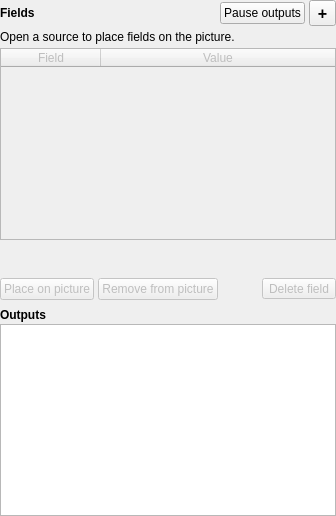
      <widget class="QWidget" name="widget_leftPane" native="true">
       <layout class="QVBoxLayout" name="verticalLayout_leftPane">
        <property name="spacing">
         <number>4</number>
        </property>
        <property name="leftMargin">
         <number>0</number>
        </property>
        <property name="topMargin">
         <number>0</number>
        </property>
        <property name="rightMargin">
         <number>0</number>
        </property>
        <property name="bottomMargin">
         <number>0</number>
        </property>
        <item>
         <layout class="QHBoxLayout" name="horizontalLayout_fieldsHeader">
          <property name="spacing">
           <number>4</number>
          </property>
          <item>
           <widget class="QLabel" name="label_fields">
            <property name="font">
             <font>
              <bold>true</bold>
             </font>
            </property>
            <property name="text">
             <string>Fields</string>
            </property>
           </widget>
          </item>
          <item>
           <spacer name="horizontalSpacer_fieldsHeader">
            <property name="orientation">
             <enum>Qt::Horizontal</enum>
            </property>
            <property name="sizeHint" stdset="0">
             <size>
              <width>40</width>
              <height>20</height>
             </size>
            </property>
           </spacer>
          </item>
          <item>
           <widget class="QPushButton" name="pushButton_stopUpdates">
            <property name="toolTip">
             <string>Freeze every output (text files, HTTP server, OBS, vMix, UNO, API) at its current values, for example during a timeout or a replay. The readings in this window keep updating.</string>
            </property>
            <property name="text">
             <string>Pause outputs</string>
            </property>
            <property name="checkable">
             <bool>true</bool>
            </property>
           </widget>
          </item>
          <item>
           <widget class="QToolButton" name="toolButton_addBox">
            <property name="minimumSize">
             <size>
              <width>27</width>
              <height>0</height>
             </size>
            </property>
            <property name="toolTip">
             <string>New custom field</string>
            </property>
            <property name="accessibleName">
             <string>New custom field</string>
            </property>
            <property name="font">
             <font>
              <pointsize>12</pointsize>
              <bold>true</bold>
             </font>
            </property>
            <property name="text">
             <string notr="true">+</string>
            </property>
           </widget>
          </item>
         </layout>
        </item>
        <item>
         <widget class="QLabel" name="label_fieldsHint">
          <property name="text">
           <string>Open a source to place fields on the picture.</string>
          </property>
          <property name="wordWrap">
           <bool>true</bool>
          </property>
          <property name="hint" stdset="0">
           <bool>true</bool>
          </property>
         </widget>
        </item>
        <item>
         <widget class="QWidget" name="groupBox_sb_info" native="true">
          <property name="enabled">
           <bool>false</bool>
          </property>
          <layout class="QVBoxLayout" name="verticalLayout_3">
           <property name="spacing">
            <number>4</number>
           </property>
           <property name="leftMargin">
            <number>0</number>
           </property>
           <property name="topMargin">
            <number>0</number>
           </property>
           <property name="rightMargin">
            <number>0</number>
           </property>
           <property name="bottomMargin">
            <number>0</number>
           </property>
           <item>
            <widget class="QTableWidget" name="tableWidget_boxes">
             <property name="sizePolicy">
              <sizepolicy hsizetype="Expanding" vsizetype="Expanding">
               <horstretch>0</horstretch>
               <verstretch>1</verstretch>
              </sizepolicy>
             </property>
             <property name="toolTip">
              <string>The fields and their latest values. Click a field to select its box; double-click a custom field (or press F2) to rename it; right-click for more.</string>
             </property>
             <property name="accessibleName">
              <string>Fields and readings</string>
             </property>
             <property name="contextMenuPolicy">
              <enum>Qt::CustomContextMenu</enum>
             </property>
             <property name="horizontalScrollBarPolicy">
              <enum>Qt::ScrollBarAlwaysOff</enum>
             </property>
             <property name="editTriggers">
              <set>QAbstractItemView::NoEditTriggers</set>
             </property>
             <property name="tabKeyNavigation">
              <bool>false</bool>
             </property>
             <property name="dragDropOverwriteMode">
              <bool>false</bool>
             </property>
             <property name="selectionMode">
              <enum>QAbstractItemView::SingleSelection</enum>
             </property>
             <property name="showGrid">
              <bool>false</bool>
             </property>
             <attribute name="horizontalHeaderMinimumSectionSize">
              <number>100</number>
             </attribute>
             <attribute name="horizontalHeaderStretchLastSection">
              <bool>true</bool>
             </attribute>
             <attribute name="verticalHeaderVisible">
              <bool>false</bool>
             </attribute>
             <column>
              <property name="text">
               <string>Field</string>
              </property>
             </column>
             <column>
              <property name="text">
               <string>Value</string>
              </property>
             </column>
            </widget>
           </item>
           <item>
            <widget class="QLabel" name="label_hiddenFields">
             <property name="toolTip">
              <string>The fields that aren't on the picture are hidden in this layout (View &gt; Show unused fields)</string>
             </property>
             <property name="wordWrap">
              <bool>true</bool>
             </property>
             <property name="hint" stdset="0">
              <bool>true</bool>
             </property>
            </widget>
           </item>
           <item>
            <widget class="QWidget" name="widget_fieldsFooter" native="true">
            <layout class="QVBoxLayout" name="verticalLayout_fieldsFooter">
             <property name="spacing">
              <number>2</number>
             </property>
             <property name="leftMargin">
              <number>0</number>
             </property>
             <property name="topMargin">
              <number>0</number>
             </property>
             <property name="rightMargin">
              <number>0</number>
             </property>
             <property name="bottomMargin">
              <number>0</number>
             </property>
             <item>
              <widget class="QLabel" name="label_fieldActionHint">
               <property name="minimumSize">
                <size>
                 <width>1</width>
                 <height>0</height>
                </size>
               </property>
               <property name="wordWrap">
                <bool>true</bool>
               </property>
               <property name="hint" stdset="0">
                <bool>true</bool>
               </property>
              </widget>
             </item>
             <item>
            <layout class="QHBoxLayout" name="horizontalLayout_fieldsFooter">
             <property name="spacing">
              <number>4</number>
             </property>
             <item>
              <widget class="QPushButton" name="pushButton_makeBox">
               <property name="enabled">
                <bool>false</bool>
               </property>
               <property name="toolTip">
                <string>Put a box for the selected field in the middle of the picture, then drag it over the value. You can also drag over the value on the picture, or double-click the field. Formerly “Add to Scene”.</string>
               </property>
               <property name="text">
                <string>Place on picture</string>
               </property>
              </widget>
             </item>
             <item>
              <widget class="QPushButton" name="pushButton_removeBox">
               <property name="enabled">
                <bool>false</bool>
               </property>
               <property name="toolTip">
                <string>Take the selected field's box off the picture. Its settings go back to the defaults. Formerly “Remove Selected”.</string>
               </property>
               <property name="text">
                <string>Remove from picture</string>
               </property>
              </widget>
             </item>
             <item>
              <spacer name="horizontalSpacer_fieldsFooter">
               <property name="orientation">
                <enum>Qt::Horizontal</enum>
               </property>
               <property name="sizeHint" stdset="0">
                <size>
                 <width>40</width>
                 <height>20</height>
                </size>
               </property>
              </spacer>
             </item>
             <item>
              <widget class="QToolButton" name="toolButton_removeBox">
               <property name="toolTip">
                <string>Delete the selected custom field (the standard fields can't be deleted)</string>
               </property>
               <property name="accessibleName">
                <string>Delete the selected custom field</string>
               </property>
               <property name="text">
                <string>Delete field</string>
               </property>
              </widget>
             </item>
            </layout>
             </item>
            </layout>
            </widget>
           </item>
          </layout>
         </widget>
        </item>
        <item>
         <widget class="QWidget" name="widget_liveDestinations" native="true">
          <property name="sizePolicy">
           <sizepolicy hsizetype="Preferred" vsizetype="Maximum">
            <horstretch>0</horstretch>
            <verstretch>0</verstretch>
           </sizepolicy>
          </property>
          <layout class="QVBoxLayout" name="verticalLayout_liveDestinations">
           <property name="spacing">
            <number>2</number>
           </property>
           <property name="leftMargin">
            <number>0</number>
           </property>
           <property name="topMargin">
            <number>4</number>
           </property>
           <property name="rightMargin">
            <number>0</number>
           </property>
           <property name="bottomMargin">
            <number>0</number>
           </property>
           <item>
            <widget class="QLabel" name="label_liveDestinations">
             <property name="font">
              <font>
               <bold>true</bold>
              </font>
             </property>
             <property name="text">
              <string>Outputs</string>
             </property>
            </widget>
           </item>
           <item>
            <widget class="QListView" name="listView_liveDestinations">
             <property name="toolTip">
              <string>The outputs and what they are doing. Double-click one to show its settings.</string>
             </property>
             <property name="accessibleName">
              <string>Outputs and their state</string>
             </property>
             <property name="horizontalScrollBarPolicy">
              <enum>Qt::ScrollBarAlwaysOff</enum>
             </property>
             <property name="editTriggers">
              <set>QAbstractItemView::NoEditTriggers</set>
             </property>
             <property name="selectionMode">
              <enum>QAbstractItemView::NoSelection</enum>
             </property>
             <property name="uniformItemSizes">
              <bool>true</bool>
             </property>
            </widget>
           </item>
          </layout>
         </widget>
        </item>
        <item>
         <spacer name="horizontalSpacer_fieldsWidth">
          <property name="orientation">
           <enum>Qt::Horizontal</enum>
          </property>
          <property name="sizeType">
           <enum>QSizePolicy::Fixed</enum>
          </property>
          <property name="sizeHint" stdset="0">
           <size>
            <width>220</width>
            <height>0</height>
           </size>
          </property>
         </spacer>
        </item>
       </layout>
      </widget>
